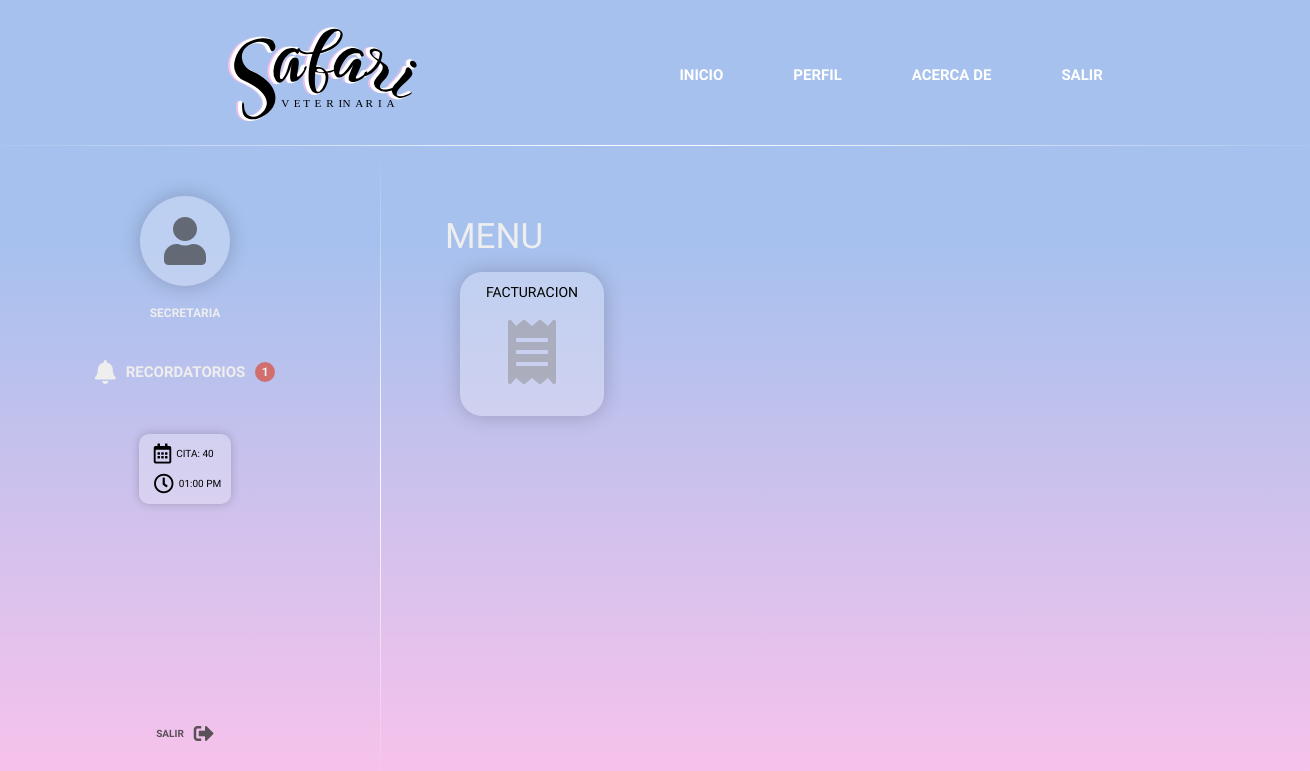
/Proyecto/modules/secretaria/secretaria.php, run on an earlier commit of the app's database.
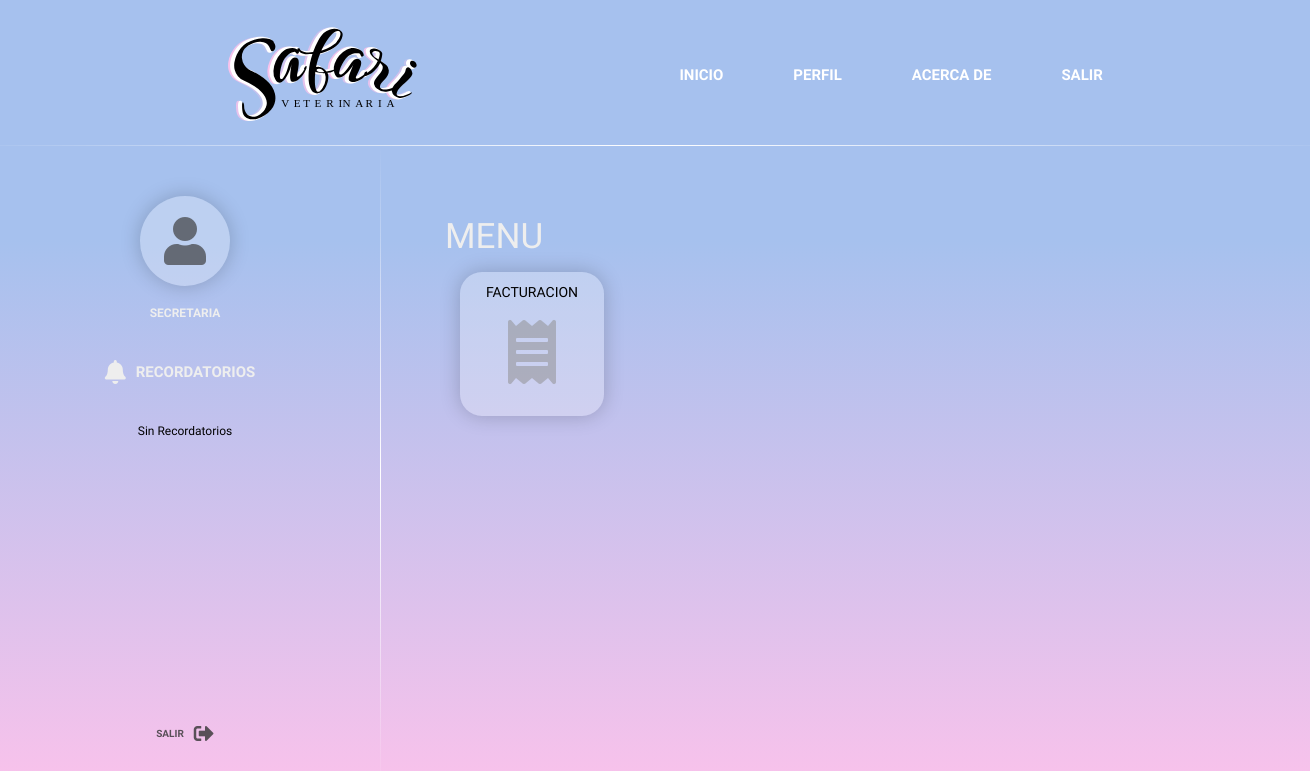
And on a later commit of the database.
### tables this page shows
CREATE TABLE `citas` (
  `Id_Cita` int(10) NOT NULL,
  `Id_Cliente` int(6) NOT NULL,
  `Id_Mascota` int(6) NOT NULL,
  `Id_Veterinario` int(6) NOT NULL,
  `Fecha_Cita` date NOT NULL DEFAULT current_timestamp(),
  `Hora_Cita` time NOT NULL,
  `Motivo_Cita` varchar(200) NOT NULL,
  `Id_EstadoCita` int(6) DEFAULT 1
);

### Proyecto/includes/secretaria_user.php (the view, shortened to what this page needs)
<div class="perfil">
    <div class="user-perfil">
        <div class="circulo color-blanco-transparente">
            <i class="fas fa-user fa-4x"></i>
        </div>
        <div class="info">
            <div class="puesto">SECRETARIA</div>
        </div>
    </div>
    <div class="tarjetas">
        <div class="tarjeta-container">
            <div class="noti">
                <i class="fas fa-bell fa-2x"></i>
                <div class="tarjeta-tittle">RECORDATORIOS</div>
                <?php
                $query = "SELECT * FROM citas WHERE Fecha_Cita = CURDATE() AND Id_EstadoCita = 1";
                $result = mysqli_query($conn, $query);
                $numero = mysqli_num_rows($result);
                if ($numero > 0) {
                    echo "<div class='noti-circulo'> $numero </div>";
                }
                ?>
            </div>
        </div>
        <div class="tarjeta-container">
            <?php
            $query = "SELECT * FROM citas WHERE Fecha_Cita = CURDATE() AND Id_EstadoCita = 1";
            $result = mysqli_query($conn, $query);
            if (mysqli_num_rows($result) > 0) {
                $row = mysqli_fetch_array($result);
            ?>
                <div class="notificacion color-secundario-hover">
                    <div>
                        <i class="far fa-calendar-alt fa-2x"></i>
                        CITA:
                        <?php echo $row['Id_Cita'] ?>
                    </div>
                    <div>
                        <i class="far fa-clock fa-2x"></i>
                        <?php
                        $time = date('h:i A', strtotime($row['Hora_Cita']));
                        echo $time;
                        ?>
                    </div>
                </div>
            <?php
            } else {
                echo "Sin Recordatorios";
            }
            ?>
        </div>
    </div>
    <div class="salir" onclick="location.href = '/Proyecto/modules/login.php'">
        <div class="btn-salir-texto">
            SALIR
        </div>
        <i class="fas fa-sign-out-alt fa-2x"></i>
    </div>
</div>
<div class="linea">
</div>

What changed in the data, as far as the page shows it:
removed citas: Id_Cita "40", Hora_Cita "01:00 PM"
Also different on the page:
$numero: "1" → (not shown)
text no longer shown: "CITA:"
text now shown: "Sin Recordatorios"
